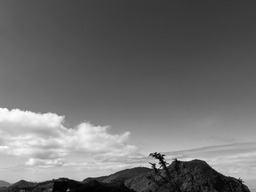
#> input picture homework1/SampleImage/sample2.png, 256 x 192 px, shrunk from 800 x 600 before the run
$ python problem1.py
#> lines starting #> are read from the running program, lines starting #| are printed output that depends on the picture
import matplotlib.pyplot as plt
import numpy as np
import math
import cv2

def plot_histogram(source, name):
    plt.hist(source.ravel(), 256, [0, 256])
    plt.savefig('Histogram/' + name)
    plt.clf()

unif, lookup = (np.arange(1., 257., 1) / 256), np.zeros(256)

def global_histogram_equalization(source):
    cdf, bins = np.histogram(source, bins=256, range=[0,256], density=True)

    for i in range(1,256):
        cdf[i] += cdf[i-1]

    for i in range(256):
        lookup[i] = np.searchsorted(unif, cdf[i])

    R, C, output = source.shape[0], source.shape[1], np.copy(source)
    for i in range(R):
        for j in range(C):
            output[i][j] = lookup[round(output[i][j])]
    return output

def padding(source, window):
    r, c, w, output = source.shape[0], source.shape[1], window//2, np.copy(source)

    L, R = np.flip(output[:,1:(w+1)], axis=1), np.flip(output[:,(c-w):c], axis=1)
    output = np.hstack([L,output,R])
    U, D = np.flip(output[1:(w+1),:], axis=0), np.flip(output[(r-w):r,:], axis=0)
    output = np.vstack([U,output,D])
    return output

def local_histogram_equalization(source, window):
    r, c, a, p, output = source.shape[0], source.shape[1], window*window, padding(source, window), np.copy(source)
    for i in range(r):
        for j in range(c):
            cdf = (p[i:i+window, j:j+window] <= source[i][j]).sum() / a
            output[i][j] = np.searchsorted(unif, cdf)
    return output

# https://www.delftstack.com/zh-tw/api/numpy/python-numpy-numpy.histogram-function/
# https://blog.csdn.net/shizheng_Li/article/details/116015222
# https://www.cnblogs.com/wangjingchn/p/7376470.html

# Problem 1

sample2 = cv2.imread('SampleImage/sample2.png', cv2.IMREAD_GRAYSCALE)
#> sample2 is the input picture: shape (192, 256); min 0, max 252, mean 109.5
R, C = sample2.shape[0], sample2.shape[1]
#> R = 192; C = 256

# (a)
result3 = sample2 / 2
cv2.imwrite('result3.png', result3)

# (b)
result4 = np.zeros((R,C))
for i in range(R):
    for j in range(C):
        if result3[i][j]*3 > 255:
            result4[i][j] = 255
        else:
            result4[i][j] = result3[i][j]*3
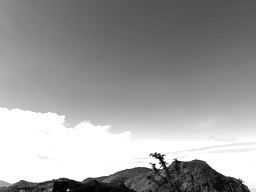
#> result4: shape (192, 256) float64; min 0, max 255, mean 155.7
cv2.imwrite('result4.png', result4)

# (c)
plot_histogram(sample2, 'sample2.png')
plot_histogram(result3, 'result3.png')
plot_histogram(result4, 'result4.png')

# (d)
result5 = global_histogram_equalization(result3)
#> in global_histogram_equalization, `cdf, bins = np.histogram(source, bins=256, range=[0,256], density=True)`: cdf = 256 values, max 0.0264 at index 31, min 0 at index 127, mean 0.00391; bins = 257 values from 0 to 256
#> after the loop in global_histogram_equalization, `for i in range(1,256):`: cdf = 256 values from 0.000264 to 1
#> after the loop in global_histogram_equalization, `for i in range(256):`: lookup = 256 values from 0 to 255
#> in global_histogram_equalization, `R, C, output = source.shape[0], source.shape[1], np.copy(source)`: R = 192; C = 256
cv2.imwrite('result5.png', result5)
plot_histogram(result5, 'result5.png')

result6 = global_histogram_equalization(result4)
#> in global_histogram_equalization (call 2), `cdf, bins = np.histogram(source, bins=256, range=[0,256], density=True)`: cdf = 256 values, max 0.2 at index 255, min 0 at index 2, mean 0.00391
#> after the loop in global_histogram_equalization (call 2), `for i in range(1,256):`: cdf = 256 values from 0.000163 to 1
#> after the loop in global_histogram_equalization (call 2), `for i in range(256):`: lookup = 256 values from 0 to 256
#> after the loop in global_histogram_equalization (call 2), `for i in range(R):`:
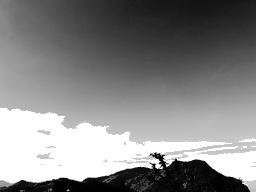
#> output: shape (192, 256) float64; min 0, max 256, mean 133.6; drawn with min black and max white
cv2.imwrite('result6.png', result6)
plot_histogram(result6, 'result6.png')


# (e)
result7 = local_histogram_equalization(result3, 101)
#> in padding, `r, c, w, output = source.shape[0], source.shape[1], window//2, np.copy..`: r = 192; c = 256; w = 50
#> in padding, `output = np.vstack([U,output,D])`:
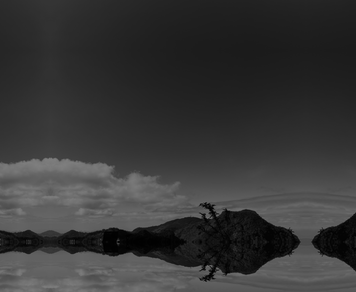
#> output: shape (292, 356) float64; min 0, max 126, mean 55
#> in local_histogram_equalization, `r, c, a, p, output = source.shape[0], source.shape[1], window*window, ..`: r = 192; c = 256; a = 10201
cv2.imwrite('result7.png', result7)
plot_histogram(result7, 'result7.png')

result8 = local_histogram_equalization(result4, 101)
#> call 2 of local_histogram_equalization, with window = 101
#> after the loop in local_histogram_equalization (call 2), `for i in range(r):`:
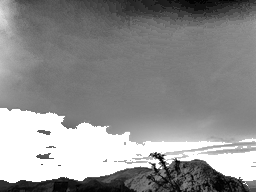
#> output: shape (192, 256) float64; min 0, max 255, mean 142.4
cv2.imwrite('result8.png', result8)
plot_histogram(result8, 'result8.png')

# (f)
window = 100
result9 = np.copy(sample2)
for i in range(0, R, 10):
    for j in range(0, C, 10):
        result9[i:i+window, j:j+window] = global_histogram_equalization(sample2[i:i+window, j:j+window])
#> this loop made 20 passes
#> pass 1, in global_histogram_equalization (call 3), `R, C, output = source.shape[0], source.shape[1], np.copy(source)`:
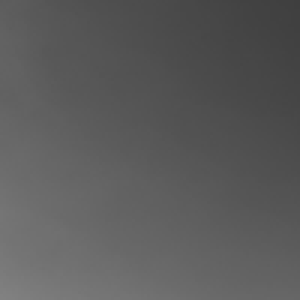
#> output: shape (100, 100) (shown 3 times larger); min 63, max 129, mean 91.2
#> after the loop:
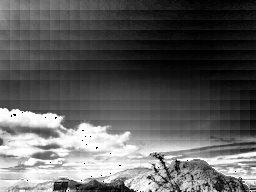
#> result9: shape (192, 256); min 0, max 255, mean 94
cv2.imwrite('result9.png', result9)
plot_histogram(result9, 'result9.png')
#> in plot_histogram (call 8), `plt.savefig('Histogram/' + name)`:
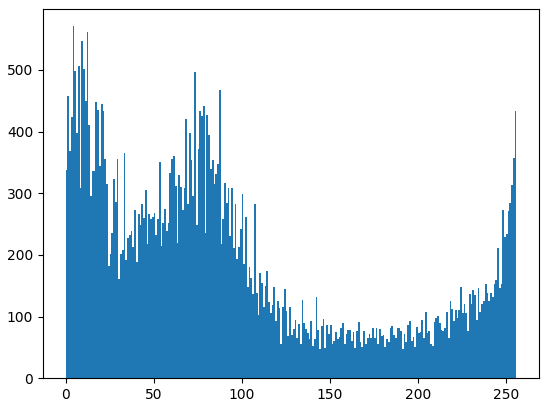
#> figure drawn by matplotlib, 1 panel; tallest bar 571 high, from x = 4 to 5
